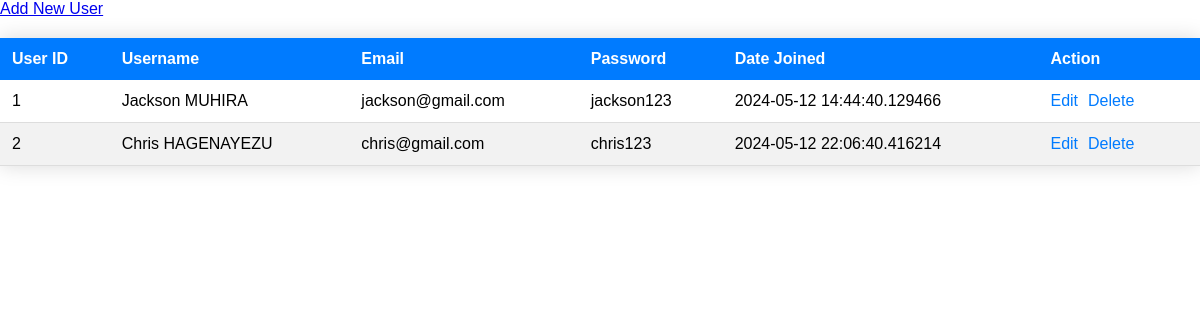
The page /manage_users.php on the database its author committed.
### tables this page shows
CREATE TABLE `users` (
  `UserID` int(50) NOT NULL,
  `Username` text NOT NULL,
  `Photo` blob NOT NULL,
  `Email` text NOT NULL,
  `Password` text NOT NULL,
  `DateJoined` timestamp(6) NOT NULL DEFAULT current_timestamp(6)
);

### manage_users.php (the view, shortened to what this page needs)
<!DOCTYPE html>
<html lang="en">
<head>
    <link rel="stylesheet" href="styles.css">
</head>
<body>
    <a href="add_user.php">Add New User</a>
    <table class="styled-table">
        <thead>
            <tr>
                <th>User ID</th>
                <th>Username</th>
                <th>Email</th>
                <th>Password</th>
                <th>Date Joined</th>
                <th>Action</th>
            </tr>
        </thead>
        <tbody>
            <?php
            require_once "config.php";
            $sql = "SELECT * FROM users";
            $result = $conn->query($sql);
            if ($result->num_rows > 0) {
                while ($row = $result->fetch_assoc()) {
                    echo "<tr>";
                    echo "<td>" . $row["UserID"] . "</td>";
                    echo "<td>" . $row["Username"] . "</td>";
                    echo "<td>" . $row["Email"] . "</td>";
                    echo "<td>" . $row["Password"] . "</td>";
                    echo "<td>" . $row["DateJoined"] . "</td>";
                    echo "<td>";
                    echo "<a href='edit_user.php?id=" . $row["UserID"] . "'>Edit</a>";
                    echo "<a href='delete_user.php?id=" . $row["UserID"] . "' onclick='return confirm(\"Are you sure you want to delete this user?\")'>Delete</a>";
                    echo "</td>";
                    echo "</tr>";
                }
            } else {
                echo "<tr><td colspan='5'>No users found.</td></tr>";
            }
            ?>
        </tbody>
    </table>
</body>
</html>

### styles.css (style rules this page uses)
body { font-family: Arial, sans-serif; margin: 0; padding: 0; }

### manage_users.php (style rules this page uses)
.styled-table { width: 100%; border-collapse: collapse; margin-top: 20px; box-shadow: 0 0 20px rgba(0, 0, 0, 0.15); }
.styled-table thead th { background-color: #007bff; color: #fff; font-weight: bold; text-align: left; padding: 12px; }
.styled-table tbody td { padding: 12px; border-bottom: 1px solid #ddd; }
.styled-table tbody tr:nth-child(even) { background-color: #f2f2f2; }
.styled-table tbody td a { text-decoration: none; color: #007bff; cursor: pointer; margin-right: 10px; }

### rows shown on the page
users: UserID "1", Username "Jackson MUHIRA", Email "jackson@gmail.com", Password "jackson123", DateJoined "2024-05-12 14:44:40.129466"
users: UserID "2", Username "Chris HAGENAYEZU", Email "chris@gmail.com", Password "chris123", DateJoined "2024-05-12 22:06:40.416214"
